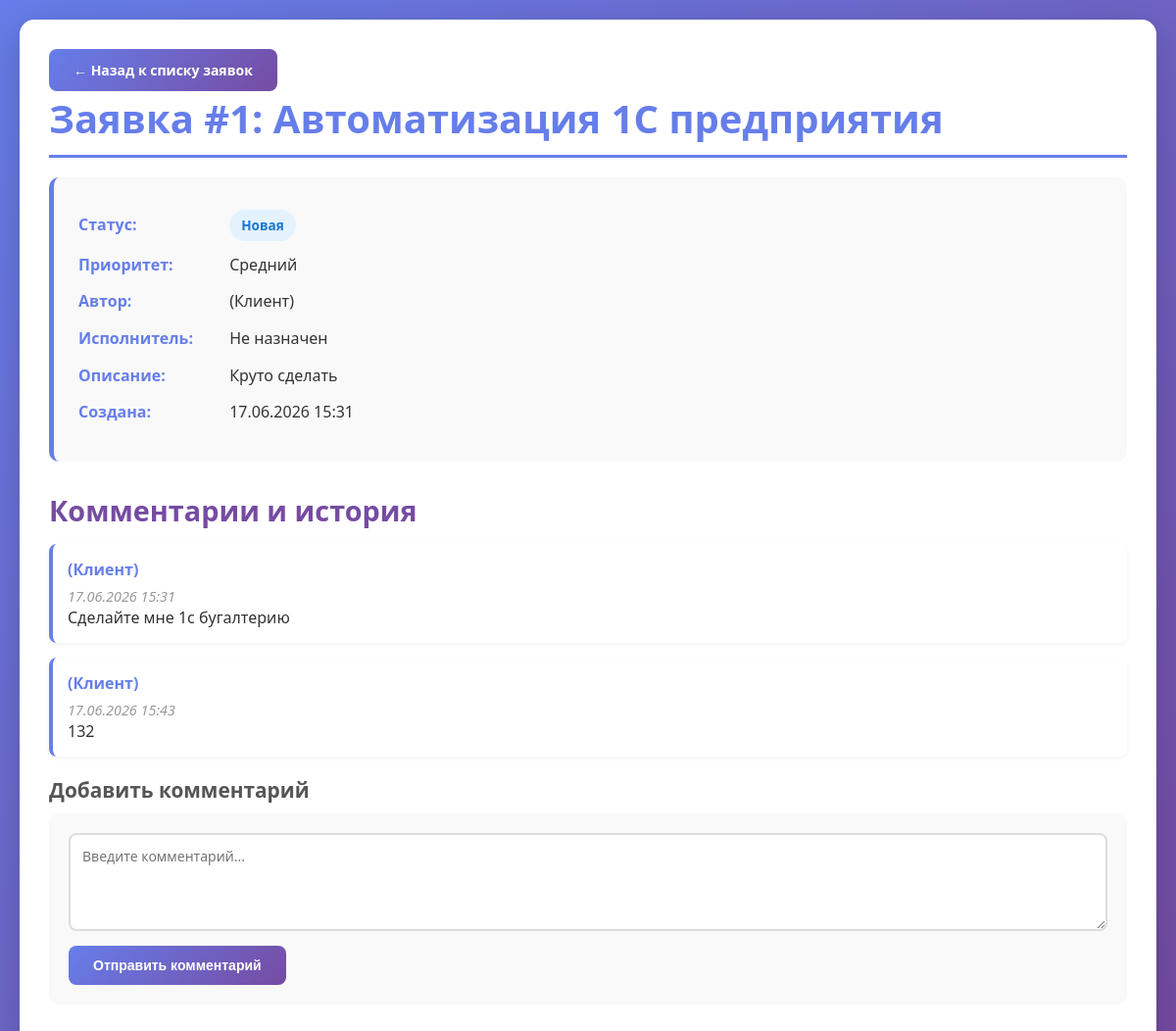
Page /tickets/1/ (signed in) on the committed database.
### tickets/models.py (models this page shows, shortened)
class Ticket(models.Model):
    class Status(models.TextChoices):
        NEW = 'NEW', 'Новая'
        IN_PROGRESS = 'IN_PROGRESS', 'На рассмотрении'
        WAITING = 'WAITING', 'Ожидание клиента'
        CLOSED = 'CLOSED', 'Закрыта'
        REJECTED = 'REJECTED', 'Отклонена'
        CANCELED = 'CANCELED', 'Отменена'
    class Priority(models.TextChoices):
        LOW = 'LOW', 'Низкий'
        MEDIUM = 'MEDIUM', 'Средний'
        HIGH = 'HIGH', 'Высокий'
    author = models.ForeignKey(
        settings.AUTH_USER_MODEL,
        on_delete=models.CASCADE,
        related_name='tickets',
        verbose_name="Автор (Клиент)",
        help_text="Клиент, создавший заявку"
    )
    executor = models.ForeignKey(
        settings.AUTH_USER_MODEL,
        on_delete=models.SET_NULL,
        null=True,
        blank=True,
        related_name='assigned_tickets',
        verbose_name="Исполнитель",
        help_text="Сотрудник, назначенный на заявку"
    )
    title = models.CharField(max_length=200, verbose_name="Тема заявки")
    description = models.TextField(verbose_name="Описание проблемы")
    contact_info = models.CharField(
        max_length=255,
        blank=True,
        verbose_name="Контактная информация"
    )
    status = models.CharField(
        max_length=20,
        choices=Status.choices,
        default=Status.NEW,
        verbose_name="Статус"
    )
    priority = models.CharField(
        max_length=10,
        choices=Priority.choices,
        default=Priority.MEDIUM,
        verbose_name="Приоритет"
    )
    created_at = models.DateTimeField(auto_now_add=True, verbose_name="Дата создания")
    updated_at = models.DateTimeField(auto_now=True, verbose_name="Дата обновления")
    appointment_time = models.DateTimeField(
        blank=True,
        null=True,
        verbose_name="Время приёма в офисе"
    )
    rejection_reason = models.TextField(
        blank=True,
        null=True,
        verbose_name="Причина отклонения"
    )
    contract_pdf = models.FileField(
        upload_to='contracts/%Y/%m/%d/',
        blank=True,
        null=True,
        verbose_name="PDF-договор"
    )
    class Meta:
        verbose_name = "Заявка"
        verbose_name_plural = "Заявки"
        ordering = ['-created_at']  # Новые заявки сверху

class Comment(models.Model):
    ticket = models.ForeignKey(
        Ticket,
        on_delete=models.CASCADE,
        related_name='comments',
        verbose_name="Заявка"
    )
    author = models.ForeignKey(
        settings.AUTH_USER_MODEL,
        on_delete=models.CASCADE,
        verbose_name="Автор комментария"
    )
    text = models.TextField(verbose_name="Текст комментария")
    is_internal = models.BooleanField(
        default=False,
        verbose_name="Внутренняя заметка",
        help_text="Если True, то комментарий виден только сотрудникам"
    )
    created_at = models.DateTimeField(auto_now_add=True, verbose_name="Дата создания")
    updated_at = models.DateTimeField(auto_now=True, verbose_name="Дата изменения")
    class Meta:
        verbose_name = "Комментарий"
        verbose_name_plural = "Комментарии"
        ordering = ['created_at']

### users/models.py (models this page shows)
class CustomUser(AbstractUser):
    class Role(models.TextChoices):
        CLIENT = 'CLIENT', 'Клиент'
        STAFF = 'STAFF', 'Сотрудник поддержки'
        ADMIN = 'ADMIN', 'Администратор'
    surname = models.CharField(max_length=100, verbose_name="Фамилия")
    name = models.CharField(max_length=100, verbose_name="Имя")
    patronymic = models.CharField(max_length=100, blank=True, null=True, verbose_name="Отчество")
    birth_date = models.DateField(blank=True, null=True, verbose_name="Дата рождения")
    role = models.CharField(
        max_length=10,
        choices=Role.choices,
        default=Role.CLIENT,
        verbose_name="Роль"
    )
    contact_phone = models.CharField(
        max_length=20,
        blank=True,
        null=True,
        verbose_name="Контактный телефон"
    )
    def __str__(self):
        return f"{self.surname} {self.name} ({self.get_role_display()})"
    class Meta:
        verbose_name = "Пользователь"
        verbose_name_plural = "Пользователи"

### tickets/views.py (the view)
# urls.py: path('<int:ticket_id>/', views.ticket_detail, name='ticket_detail'),
@login_required
def ticket_detail(request, ticket_id):
    ticket = get_object_or_404(Ticket, id=ticket_id)
    if request.user.role == 'CLIENT' and ticket.author != request.user:
        messages.error(request, 'У вас нет доступа к этой заявке')
        return redirect('ticket_list')
    if request.user.role == 'CLIENT':
        comments = ticket.comments.filter(is_internal=False)
    else:
        comments = ticket.comments.all()
    status_history = None
    if request.user.role != 'CLIENT':
        status_history = ticket.status_history.all()
    context = {
        'ticket': ticket,
        'comments': comments,
        'status_history': status_history,
        'comment_form': CommentForm(),
    }
    return render(request, 'tickets/ticket_detail.html', context)

### tickets/forms.py
class CommentForm(forms.ModelForm):
    class Meta:
        model = Comment
        fields = ['text', 'is_internal']
        widgets = {
            'text': forms.Textarea(attrs={
                'class': 'form-input',
                'rows': 3,
                'placeholder': 'Введите комментарий...',
                'required': True
            }),
        }

### tickets/templates/tickets/ticket_detail.html (shortened to what this page needs)
{% load static %}
<!DOCTYPE html>
<html lang="ru">
<head>
    <link rel="stylesheet" href="{% static 'css/style.css' %}">
</head>
<body>
    <div class="container">
        <p><a href="{% url 'ticket_list' %}" class="btn">← Назад к списку заявок</a></p>
        <h1>Заявка #{{ ticket.id }}: {{ ticket.title }}</h1>
        <div class="ticket-info">
            <p><strong>Статус:</strong>
                <span class="status
                    {% if ticket.status == 'NEW' %}status-new
                    {% elif ticket.status == 'IN_PROGRESS' %}status-in-progress
                    {% elif ticket.status == 'WAITING' %}status-waiting
                    {% elif ticket.status == 'CLOSED' %}status-closed
                    {% elif ticket.status == 'REJECTED' %}status-rejected
                    {% elif ticket.status == 'CANCELED' %}status-canceled
                    {% endif %}">
                    {{ ticket.get_status_display }}
                </span>
            </p>
            <p><strong>Приоритет:</strong> {{ ticket.get_priority_display }}</p>
            <p><strong>Автор:</strong> {{ ticket.author }}</p>
            <p><strong>Исполнитель:</strong> {{ ticket.executor|default:"Не назначен" }}</p>
            <p><strong>Описание:</strong> {{ ticket.description }}</p>
            <p><strong>Создана:</strong> {{ ticket.created_at|date:"d.m.Y H:i" }}</p>
        </div>
        <h2>Комментарии и история</h2>
        <ul>
            {% for comment in comments %}
                <li class="comment {% if comment.is_internal %}internal{% endif %}">
                    <strong>{{ comment.author }}</strong>
                    <em>{{ comment.created_at|date:"d.m.Y H:i" }}</em>
                    <br>{{ comment.text }}
                </li>
            {% empty %}
                <li>Комментариев пока нет</li>
            {% endfor %}
        </ul>
        <h3>Добавить комментарий</h3>
        <form method="post" action="{% url 'add_comment' ticket.id %}">
            {{ comment_form.text }}
            <br>
            <button type="submit">Отправить комментарий</button>
        </form>
    </div>
</body>
</html>

### static/css/style.css (style rules this page uses)
* { margin: 0; padding: 0; box-sizing: border-box; }
body { font-family: 'Segoe UI', Tahoma, Geneva, Verdana, sans-serif; background: linear-gradient(135deg, #667eea 0%, #764ba2 100%); min-height: 100vh; padding: 20px; color: #333; }
.container { max-width: 1200px; margin: 0 auto; background: white; border-radius: 15px; box-shadow: 0 10px 40px rgba(0, 0, 0, 0.2); padding: 30px; }
h1 { color: #667eea; margin-bottom: 20px; font-size: 2.5em; border-bottom: 3px solid #667eea; padding-bottom: 10px; }
h2 { color: #764ba2; margin-top: 30px; margin-bottom: 15px; font-size: 1.8em; }
h3 { color: #555; margin-top: 20px; margin-bottom: 10px; font-size: 1.3em; }
form { background: #f9f9f9; padding: 20px; border-radius: 10px; margin-bottom: 20px; }
select, input[type="text"], input[type="email"], input[type="password"], textarea { width: 100%; padding: 12px; border: 2px solid #ddd; border-radius: 8px; font-size: 14px; transition: border-color 0.3s; margin-bottom: 10px; }
textarea { resize: vertical; min-height: 100px; font-family: inherit; }
button, .btn { background: linear-gradient(135deg, #667eea 0%, #764ba2 100%); color: white; padding: 12px 25px; border: none; border-radius: 8px; font-size: 14px; font-weight: 600; cursor: pointer; transition: transform 0.2s, box-shadow 0.2s; text-decoration: none; display: inline-block; }
ul { list-style-type: none; }
li { background: white; padding: 20px; margin-bottom: 15px; border-radius: 10px; box-shadow: 0 2px 10px rgba(0, 0, 0, 0.1); transition: transform 0.2s, box-shadow 0.2s; }
.status { display: inline-block; padding: 5px 12px; border-radius: 20px; font-size: 0.85em; font-weight: 600; margin-top: 8px; }
.status-new { background: #e3f2fd; color: #1976d2; }
.ticket-info { background: #f9f9f9; padding: 25px; border-radius: 10px; margin-bottom: 25px; border-left: 5px solid #667eea; }
.ticket-info p { margin-bottom: 12px; line-height: 1.6; }
.ticket-info strong { color: #667eea; display: inline-block; min-width: 150px; }
.comment { background: white; padding: 15px; margin-bottom: 15px; border-radius: 8px; border-left: 4px solid #667eea; box-shadow: 0 2px 5px rgba(0, 0, 0, 0.05); }
.comment strong { color: #667eea; display: block; margin-bottom: 5px; }
.comment em { color: #999; font-size: 0.9em; }
a { color: #667eea; transition: color 0.3s; }

### rows in the picture
Ticket: id "1", title "Автоматизация 1С предприятия", status "Новая", priority "Средний", author "(Клиент)", executor "Не назначен", description "Круто сделать", created_at "17.06.2026 15:31"
Comment: author "(Клиент)", created_at "17.06.2026 15:31", text "Сделайте мне 1с бугалтерию"
Comment: author "(Клиент)", created_at "17.06.2026 15:43", text "132"
